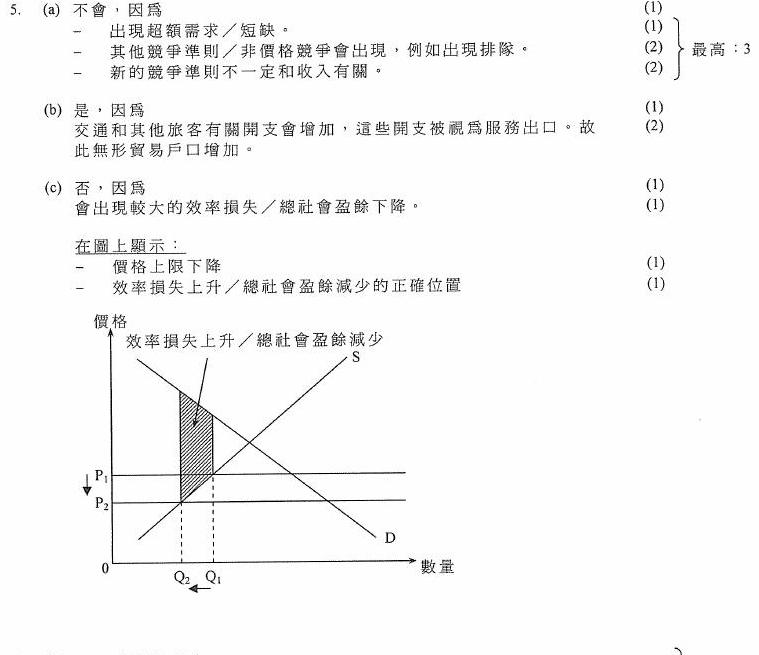
#> input picture econ-database/originals/dse/2012/a-p2-05.jpg, 759 x 655 px
$ python -i capture_hkeaa.py   (imports and definitions only)
#> lines starting #> are read from the running program, lines starting #| are printed output that depends on the picture; after the words box and inside, x2 and y2 are one past the last pixel; in counts of white or black regions, pixels touching at a corner belong together
#> in footer_bands, image is the input picture: PIL image 759x655 RGB; min 0, max 255, mean 246.7
### econ-database/scripts/data_paths.py
"""Locations of shared question assets.

Diagrams, originals, the question bank, and paper packs are not stored in
this public site repository. Set ECON_DATA_ROOT to a local checkout of the
private data repository. Point it at the repository root (the directory that
contains shared/) or at shared/ itself.

Paths stored on each question stay relative to that shared folder:
diagrams/... and originals/...
"""

from __future__ import annotations

import os
import sys
from pathlib import Path


def shared_root() -> Path:
    raw = os.environ.get("ECON_DATA_ROOT", "").strip()
    if not raw:
        raise SystemExit(
            "Set ECON_DATA_ROOT to a checkout of the private data repository "
            "(the directory that contains shared/)."
        )
    root = Path(raw).expanduser().resolve()
    if (root / "shared").is_dir() and not (root / "data").is_dir():
        return root / "shared"
    return root


def data_dir() -> Path:
    return shared_root() / "data"


def diagrams_dir() -> Path:
    return shared_root() / "diagrams"


def originals_dir() -> Path:
    return shared_root() / "originals"


def mock_tests_dir() -> Path:
    return shared_root() / "papers" / "mock-tests"


def past_papers_dir() -> Path:
    return shared_root() / "papers" / "past-papers"


def build_dir() -> Path:
    return shared_root() / "build"


# [6 lines that do not run on import are left out]

### econ-database/scripts/capture_hkeaa.py
#!/usr/bin/env python3
"""Crop HKDSE question, written-answer, and markers-report images from PastPaper PDFs.

A crop is kept only when its wording agrees with the question already stored
in the bank (Chinese plain text, or the English question text).
"""

import json
import re
import subprocess
import sys
from concurrent.futures import ThreadPoolExecutor
from pathlib import Path

from PIL import Image
import numpy as np

sys.path.insert(0, str(Path(__file__).resolve().parent))
import capture_from_pdf as base

sys.path.insert(0, str(Path(__file__).resolve().parent))
from data_paths import data_dir, originals_dir, past_papers_dir

# [1 line that did not run here, left out]
# [1 line that did not run here, left out]
# [1 line that did not run here, left out]
# [1 line that did not run here, left out]
DPI = 110

NUM_RE = re.compile(r"^(\d{1,2})[.\-．、•‧]")


# [103 lines left out: functions pdf_path, bbox_pages, fit_box, ocr_page, page_image, load_pages, not called in this run]


def page_text(page):
    return " ".join(word for _, _, word in page["words"])


# [7 lines left out: function is_blank_sheet, not called in this run]


def heading_text(page):
    return " ".join(label for _x, y, label in page["words"] if y < 140)


# [293 lines left out: functions section_marks, question_marks, span_text, trim_ruled_space, agrees, render and 2 more, not called in this run]


# Scanned footers often OCR as DSE/D3E plus ECON / EOON / BOON / HCON.
FOOTER_LINE_RE = re.compile(r"(?i)d[s3]e[-\.]?[ebh]?[co0][o0]n")


def _isolated_text_bands(image, *, row=0.008, thr=170, minh=8, maxh=24, gapmin=22, densmax=0.12, y_from=0):
    """Short, sparse lines with a clear gap above them, where a page footer can sit."""
#> called with row = 0.008, thr = 170, minh = 8, maxh = 24, gapmin = 22, densmax = 0.12, y_from = 0
    gray = np.array(image.convert("L"))
    ink = (gray < thr).mean(axis=1)
#> ink = 655 values, max 0.254 at index 48, min 0 at index 0, mean 0.0354
    dark = gray < thr
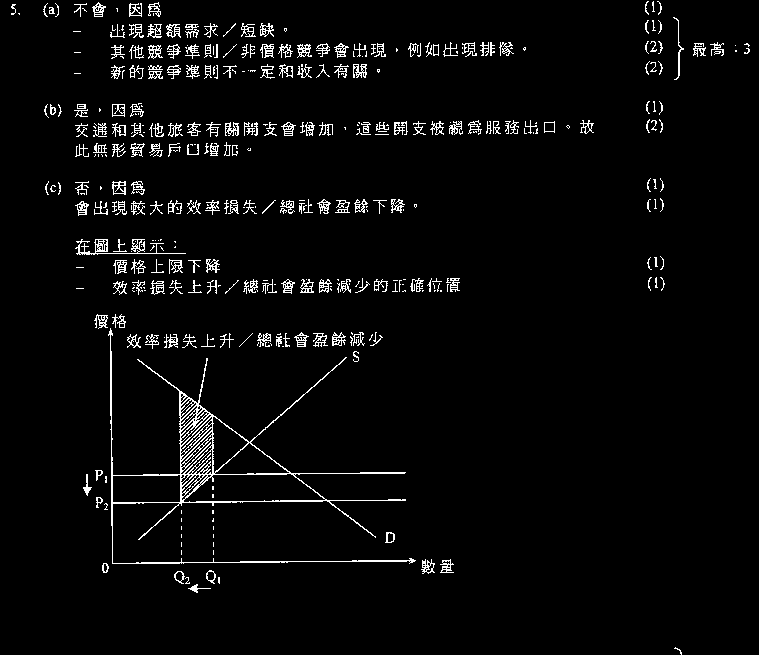
#> dark: shape (655, 759) bool; 3.5% white in thin lines or dots
    height, width = dark.shape
#> height = 655; width = 759
    bands = []
    y = max(0, y_from)
    while y < height:
        if ink[y] < row:
            y += 1
            continue
        start = y
        while y < height and ink[y] >= row:
            y += 1
        end = y
        gap = start
        while gap > 0 and ink[gap - 1] < row:
            gap -= 1
        if not (minh <= end - start <= maxh and start - gap >= gapmin):
            continue
        band = dark[start:end]
        if float(band.mean()) > densmax:
            continue
        xs = np.where(band.any(axis=0))[0]
        if len(xs) == 0:
            continue
        bands.append((start, end, int(xs[0]), int(xs[-1])))
#> after the loop, bands = [(103, 117, 44, 662), (181, 195, 45, 663), (239, 255, 75, 185)]; y = 655
    return bands


def _ocr_footer_bands(image, bands, image_path):
#> called with image_path = '../originals/dse/2012/a-p2-05.jpg'
    found = []
#> found = []
    for start, end, x0, x1 in bands:
        # The year code is on the left; the sheet number is on the same line, so
        # read the whole sparse run (capped) rather than only the first glyphs.
        strip = image.crop((
            max(0, x0 - 4),
            max(0, start - 2),
            min(image.width, max(x1 + 8, x0 + 360), x0 + 720),
            min(image.height, end + 2),
        ))
        tmp = Path("/tmp") / f"dse-footer-{image_path.parent.name}-{image_path.stem}-{start}.jpg"
        strip.save(tmp, quality=70)
        try:
            proc = subprocess.run(
                ["tesseract", str(tmp), "stdout", "-l", "eng", "--psm", "7"],
                capture_output=True, text=True, timeout=4,
                env={**dict(**{k: v for k, v in __import__("os").environ.items()}), "OMP_THREAD_LIMIT": "1"},
            )
        except subprocess.TimeoutExpired:
            continue
        finally:
            tmp.unlink(missing_ok=True)
        compact = re.sub(r"\s+", "", proc.stdout)
        # A real footer is a short line. A long OCR string is question text.
        if len(compact) <= 48 and FOOTER_LINE_RE.search(compact):
            found.append((start, end))
#> this loop made 1 pass
#> pass 1, in _ocr_footer_bands, `strip = image.crop(( max(0, x0 - 4), max(0, start - 2), min(image.widt..`:
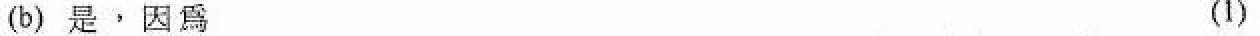
#> strip: PIL image 630x18 RGB (shown 2 times larger); min 0, max 255, mean 247
    return found


def footer_bands(image_path):
    """Y ranges of exam footers (year, paper and page), not question text."""
    image = Image.open(image_path).convert("RGB")
    found = _ocr_footer_bands(image, _isolated_text_bands(image), image_path)
    if found:
        return found
    # Faint scan footers sit in a short gap near the bottom and fail the stricter test.
    faint = _isolated_text_bands(
        image, row=0.0035, thr=200, minh=6, maxh=28, gapmin=10, densmax=0.08,
        y_from=max(0, image.height - 140),
    )
    return _ocr_footer_bands(image, faint, image_path)


def strip_footer_file(path):
    """Remove 20xx-DSE-ECON footers from one saved crop. Return True if it changed."""
    bands = footer_bands(path)
    if not bands:
        return False
    image = Image.open(path).convert("RGB")
    gray = np.array(image.convert("L"))
    height, width = gray.shape
    dark = gray < 170
    spans = []
    for top, bottom in bands:
        y0, y1 = max(0, top - 2), min(height - 1, bottom + 2)
        while y0 > 0 and float(dark[y0 - 1].mean()) < 0.012:
            y0 -= 1
        while y1 < height - 1 and float(dark[y1 + 1].mean()) < 0.012:
            y1 += 1
        spans.append((y0, y1, top))
    spans.sort()
    merged = []
    for y0, y1, text_top in spans:
        if merged and y0 <= merged[-1][1] + 4:
            merged[-1] = (merged[-1][0], max(merged[-1][1], y1), min(merged[-1][2], text_top))
        else:
            merged.append((y0, y1, text_top))
    pieces = []
    cursor = 0
    for y0, y1, text_top in merged:
        # Stop in the blank above the footer, and never keep the footer glyphs.
        keep_end = min(y0 + 6, text_top)
        if keep_end > cursor + 12:
            pieces.append(image.crop((0, cursor, width, keep_end)))
        cursor = min(height, y1 + 1)
    if cursor < height - 8:
        pieces.append(image.crop((0, cursor, width, height)))
    pieces = [piece for piece in pieces if piece.height > 8]
    if not pieces:
        return False
    canvas = Image.new("RGB", (width, sum(piece.height for piece in pieces)), "white")
    y = 0
    for piece in pieces:
        canvas.paste(piece, (0, y))
        y += piece.height
    if canvas.size == image.size:
        return False
    canvas.save(path, quality=74, optimize=True)
    return True


# [23 lines left out: functions strip_question_footers, _strip_one, not called in this run]


# [5 lines not run here, left out]

#> (the run stopped early here; a loop or call above may not have finished)

$ run again, on econ-database/originals/dse/2014/q-p1-26.jpg
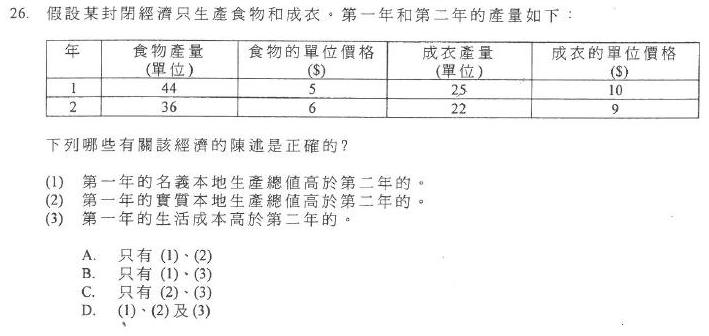
#> input picture econ-database/originals/dse/2014/q-p1-26.jpg, 709 x 336 px
#> in footer_bands, image is the input picture: PIL image 709x336 RGB; min 0, max 255, mean 244.6
#> ink = 336 values, max 0.392 at index 117, min 0 at index 0, mean 0.0525
#> in _isolated_text_bands, `dark = gray < thr`:
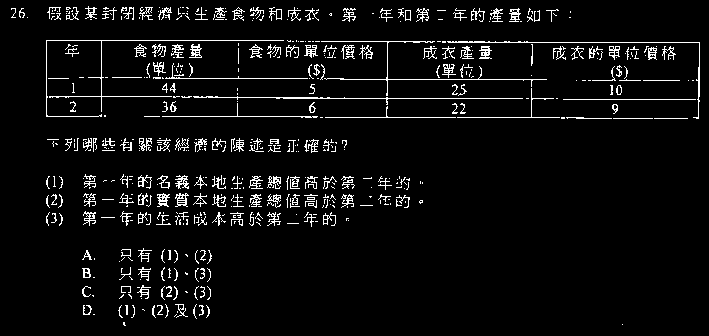
#> dark: shape (336, 709) bool; 5.3% white in thin lines or dots
#> after the loop in _isolated_text_bands, `while y < height:`: bands = [(175, 189, 46, 422), (249, 262, 82, 211)]; y = 336
#> found = []
#> the loop in _ocr_footer_bands, `for start, end, x0, x1 in bands:` made 1 pass
#> pass 1, in _ocr_footer_bands, `strip = image.crop(( max(0, x0 - 4), max(0, start - 2), min(image.widt..`:
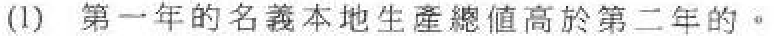
#> strip: PIL image 388x18 RGB (shown 2 times larger); min 18, max 255, mean 223.7

$ run again, on econ-database/originals/dse/2014/q-p1-27.jpg
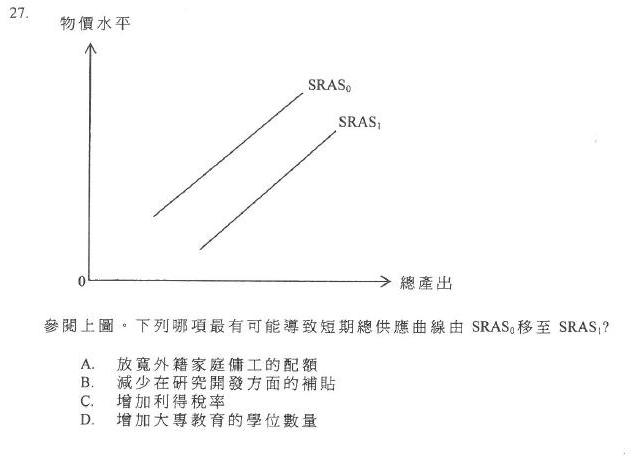
#> input picture econ-database/originals/dse/2014/q-p1-27.jpg, 634 x 463 px
#> in footer_bands, image is the input picture: PIL image 634x463 RGB; min 7, max 255, mean 249.9
#> ink = 463 values, max 0.372 at index 280, min 0 at index 0, mean 0.026
#> in _isolated_text_bands, `dark = gray < thr`:
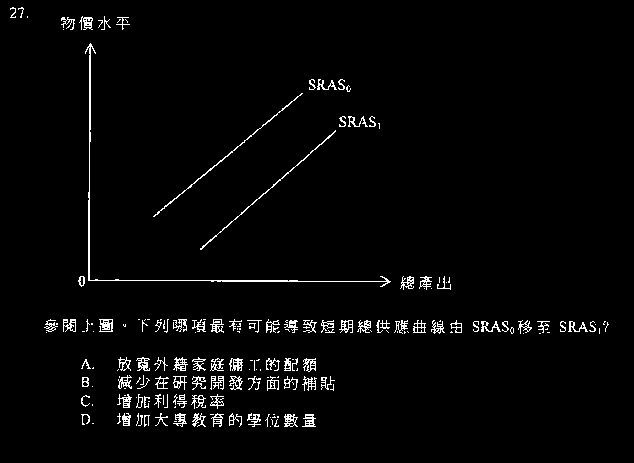
#> dark: shape (463, 634) bool; 2.6% white in thin lines or dots, all inside (x1, y1, x2, y2) = (10, 7, 609, 427)
#> after the loop in _isolated_text_bands, `while y < height:`: bands = [(79, 90, 89, 350), (116, 127, 89, 379), (276, 289, 78, 450), (357, 371, 81, 315)]; y = 463
#> found = []
#> the loop in _ocr_footer_bands, `for start, end, x0, x1 in bands:` made 1 pass

$ run again, on econ-database/originals/dse/2015/ae-p2-03.jpg
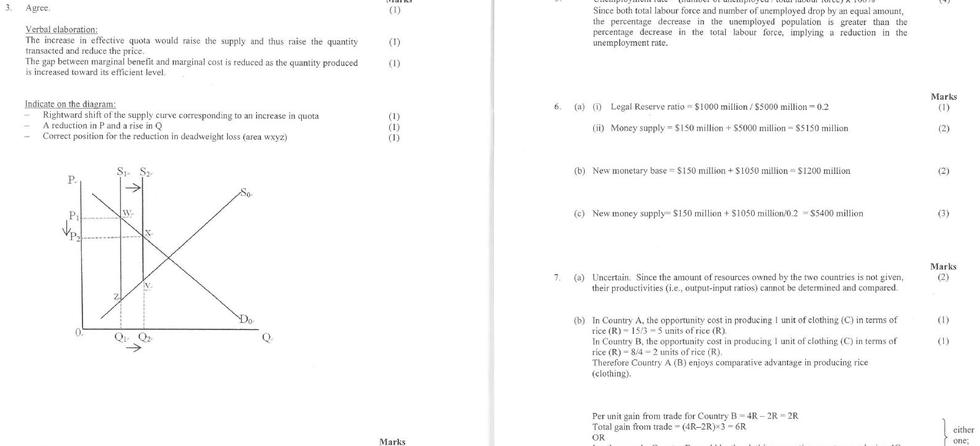
#> input picture econ-database/originals/dse/2015/ae-p2-03.jpg, 980 x 446 px
#> in footer_bands, image is the input picture: PIL image 980x446 RGB; min 45, max 255, mean 249.3
#> ink = 446 values, max 0.199 at index 329, min 0 at index 16, mean 0.0226
#> in _isolated_text_bands, `dark = gray < thr`:
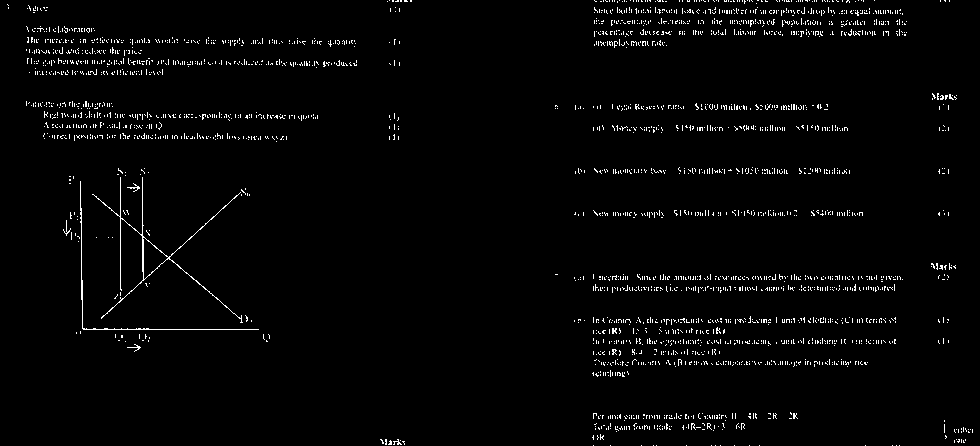
#> dark: shape (446, 980) bool; 2.3% white in thin lines or dots
#> after the loop in _isolated_text_bands, `while y < height:`: bands = []; y = 446
#> in _ocr_footer_bands, `found = []`: found = []
#> ink = 446 values, max 0.222 at index 329, min 0 at index 16, mean 0.0398
#> in _isolated_text_bands (call 2), `dark = gray < thr`:
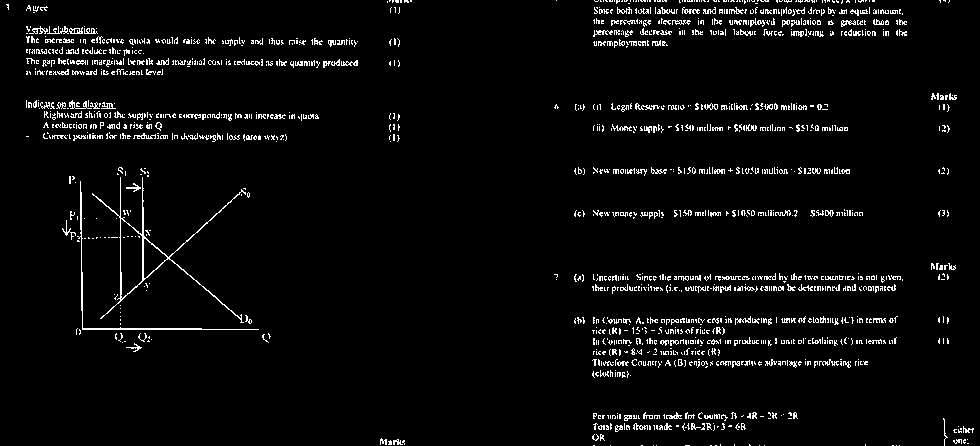
#> dark: shape (446, 980) bool; 4% white in thin lines or dots
#> after the loop in _isolated_text_bands (call 2), `while y < height:`: bands = [(412, 421, 593, 944)]; y = 446
#> faint = [(412, 421, 593, 944)]
#> the loop in _ocr_footer_bands, `for start, end, x0, x1 in bands:` made 1 pass
